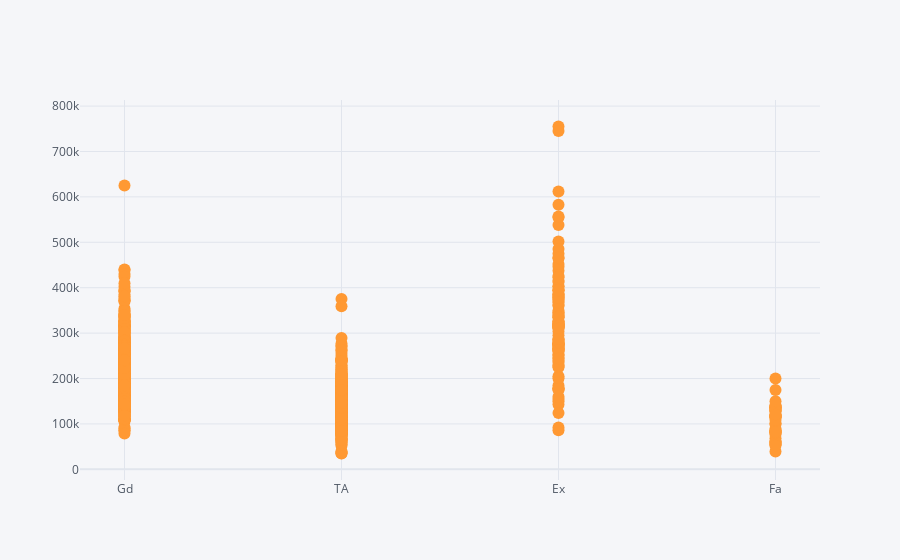

Notebook cell for this chart:
### Code cell
train.iplot(asFigure=True, x='KitchenQual', y='SalePrice', mode='markers')

### Figure 1 — Plotly figure (JSON) as saved in the notebook; plotly's stock layout.template omitted (floating-point values rounded to 4 significant figures; data arrays with more than 128 entries replaced by an {"elided": "..."} marker saying what was removed)
{"data": [{"line": {"color": "rgba(255, 153, 51, 1.0)", "dash": "solid", "shape": "linear", "width": 1.3}, "marker": {"size": 12, "symbol": "circle"}, "mode": "markers", "name": "SalePrice", "text": "", "type": "scatter", "x": {"elided": "1460 str values"}, "y": {"elided": "1460 int values"}}], "layout": {"legend": {"bgcolor": "#F5F6F9", "font": {"color": "#4D5663"}}, "paper_bgcolor": "#F5F6F9", "plot_bgcolor": "#F5F6F9", "title": {"font": {"color": "#4D5663"}}, "xaxis": {"gridcolor": "#E1E5ED", "showgrid": true, "tickfont": {"color": "#4D5663"}, "title": {"font": {"color": "#4D5663"}, "text": ""}, "zerolinecolor": "#E1E5ED"}, "yaxis": {"gridcolor": "#E1E5ED", "showgrid": true, "tickfont": {"color": "#4D5663"}, "title": {"font": {"color": "#4D5663"}, "text": ""}, "zerolinecolor": "#E1E5ED"}}}
